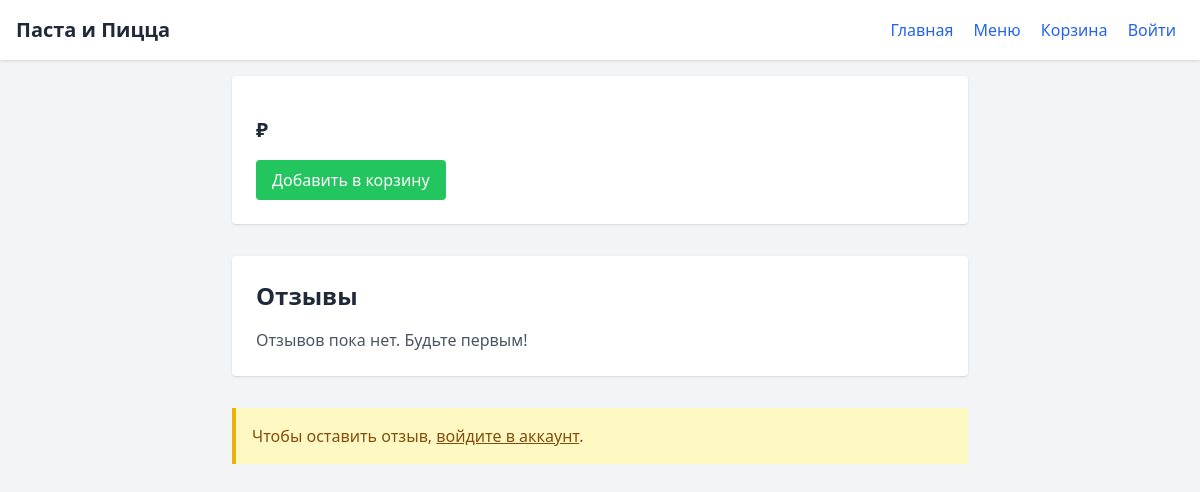
The page /dish/26 on the database as committed earlier.
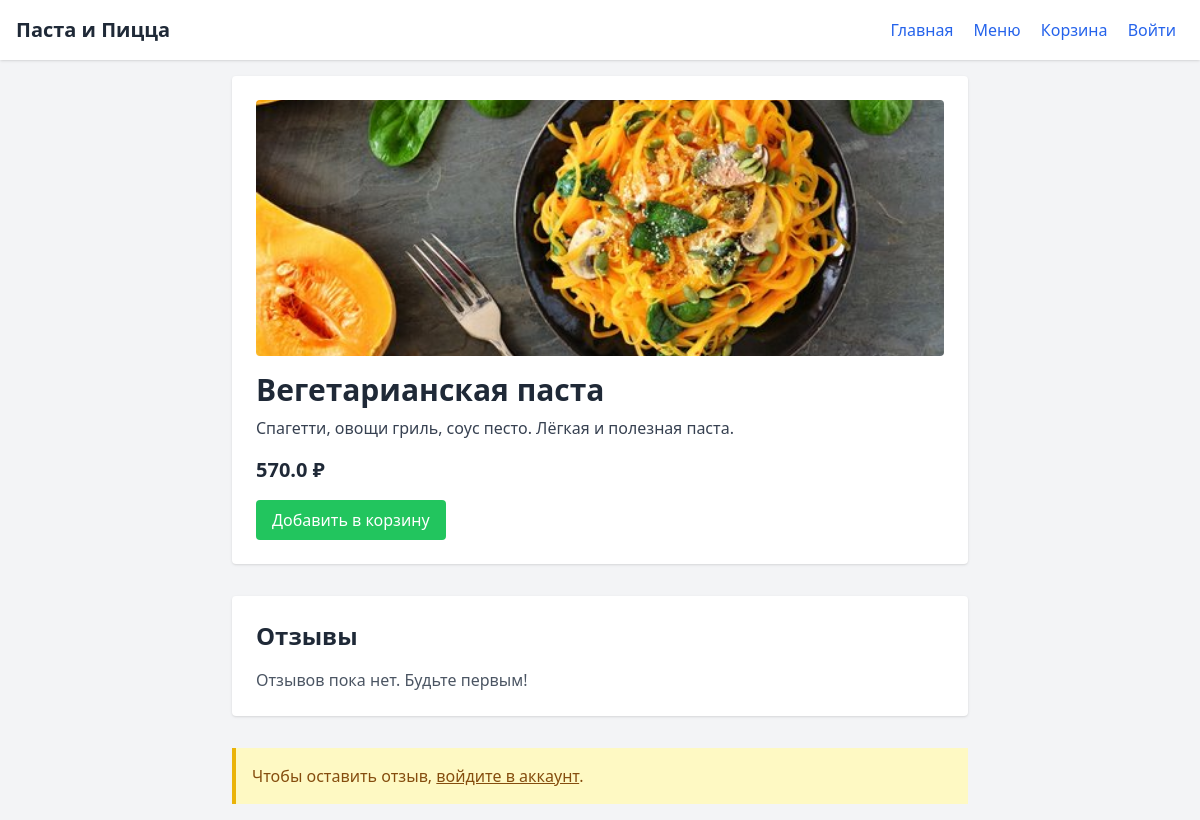
The same page on the database as committed later.
### tables this page shows
CREATE TABLE dishes (
    id INTEGER PRIMARY KEY AUTOINCREMENT,
    title TEXT,
    description TEXT,
    price REAL,
    category_id INTEGER,
    image TEXT,
    is_veg INTEGER DEFAULT 0,
    is_spicy INTEGER DEFAULT 0,
    FOREIGN KEY(category_id) REFERENCES categories(id)
);

### app.py (the view)
@app.route("/dish/<int:dish_id>")
def dish_detail(dish_id):
    dish = get_dish_by_id(dish_id)
    reviews = get_reviews_for_dish(dish_id)
    return render_template("dish_detail.html", dish=dish, reviews=reviews)

### app.py (called while the page is built)
@app.before_request
def before_request():
    get_db()

@app.teardown_appcontext
def teardown_db(exception):
    close_db()

def get_dish_by_id(dish_id):
    row = query_db("SELECT * FROM dishes WHERE id=?", (dish_id,), one=True)
    return dict(row) if row else None

def get_reviews_for_dish(dish_id):
    reviews = query_db(
        "SELECT r.rating, r.text, u.name, r.created_at FROM reviews r JOIN users u ON r.user_id = u.id WHERE r.dish_id=? ORDER BY r.created_at DESC",
        (dish_id,))
    return [dict(row) for row in reviews]

### database.py (called while the page is built)
def get_db():
    if 'db' not in g:
        conn = sqlite3.connect(DB_PATH)
        conn.row_factory = sqlite3.Row
        g.db = conn
    return g.db

def query_db(query, args=(), one=False):
    cur = get_db().execute(query, args)
    rv = cur.fetchall()
    cur.close()
    return (rv[0] if rv else None) if one else rv

### templates/dish_detail.html (shortened to what this page needs)
<!DOCTYPE html>
<html lang="ru">
<head>
  <script src="https://cdn.tailwindcss.com"></script>
</head>
<body class="bg-gray-100 text-gray-800">
  <header class="bg-white shadow p-4 flex justify-between items-center">
    <h1 class="text-xl font-bold">Паста и Пицца</h1>
    <nav>
      <a href="/" class="mx-2 text-blue-600 hover:underline">Главная</a>
      <a href="/menu" class="mx-2 text-blue-600 hover:underline">Меню</a>
      <a href="/cart" class="mx-2 text-blue-600 hover:underline">Корзина</a>
      {% if session.user_id %}
        <span class="mx-2 text-gray-700">Привет, {{ session.user_name }}!</span>
        <a href="/logout" class="mx-2 text-red-600 hover:underline">Выйти</a>
      {% else %}
        <a href="/login" class="mx-2 text-blue-600 hover:underline">Войти</a>
      {% endif %}
    </nav>
  </header>
  <main class="p-4 max-w-3xl mx-auto">
    <div class="bg-white shadow rounded p-6 mb-8">
      {% if dish.image %}
        <img src="{{ url_for('uploads', filename=dish.image) }}" alt="{{ dish.title }}" class="w-full h-64 object-cover rounded mb-4">
      {% endif %}
      <h2 class="text-3xl font-bold mb-2">{{ dish.title }}</h2>
      <p class="text-gray-700 mb-4">{{ dish.description }}</p>
      <p class="text-xl font-semibold mb-4">{{ dish.price }} ₽</p>
      <form action="/cart" method="post" class="inline">
        <button type="submit" class="px-4 py-2 bg-green-500 text-white rounded hover:bg-green-600">Добавить в корзину</button>
      </form>
    </div>
    <div class="bg-white shadow rounded p-6 mb-8">
      <h3 class="text-2xl font-bold mb-4">Отзывы</h3>
      {% if reviews %}
        <div class="space-y-4">
          {% for review in reviews %}
            <div class="border-b pb-2">
              <p class="text-yellow-500 mb-1">Оценка: {{ review.rating }} ⭐️</p>
              <p class="text-gray-800 mb-1">{{ review.text }}</p>
              <p class="text-sm text-gray-500">— {{ review.name }}, {{ review.created_at }}</p>
            </div>
          {% endfor %}
        </div>
      {% else %}
        <p class="text-gray-600">Отзывов пока нет. Будьте первым!</p>
      {% endif %}
    </div>
    {% if session.user_id %}
      <div class="bg-white shadow rounded p-6">
        <h3 class="text-2xl font-bold mb-4">Оставить отзыв</h3>
        <form action="/review/{{ dish.id }}" method="post">
          <label for="rating" class="block mb-2">Оценка (1–5):</label>
          <select name="rating" id="rating" class="mb-4 w-full border rounded px-3 py-2">
            {% for i in range(1,6) %}
              <option value="{{ i }}">{{ i }}</option>
            {% endfor %}
          </select>
          <label for="text" class="block mb-2">Ваш отзыв:</label>
          <textarea name="text" id="text" rows="4" class="w-full border rounded px-3 py-2 mb-4"></textarea>
          <button type="submit" class="px-4 py-2 bg-blue-600 text-white rounded hover:bg-blue-700">Отправить</button>
        </form>
      </div>
    {% else %}
      <div class="bg-yellow-100 border-l-4 border-yellow-500 p-4">
        <p class="text-yellow-800">Чтобы оставить отзыв, <a href="/login" class="underline">войдите в аккаунт</a>.</p>
      </div>
    {% endif %}
  </main>
</body>
</html>

Rows that differ between the two databases and show on the page:
added dishes: image (picture), title "Вегетарианская паста", description "Спагетти, овощи гриль, соус песто. Лёгкая и полезная паста.", price "570.0"
